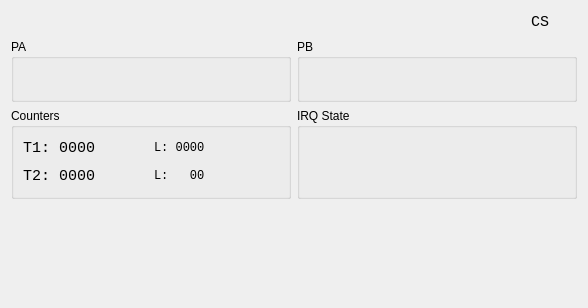
<?xml version="1.0" encoding="UTF-8"?>
<ui version="4.0">
 <class>VIAView</class>
 <widget class="QDialog" name="VIAView">
  <layout class="QVBoxLayout" name="verticalLayout">
   <item>
    <layout class="QHBoxLayout" name="horizontalLayout_4">
     <item>
      <spacer name="horizontalSpacer_2">
       <property name="orientation">
        <enum>Qt::Horizontal</enum>
       </property>
       <property name="sizeHint" stdset="0">
        <size>
         <width>520</width>
         <height>20</height>
        </size>
       </property>
      </spacer>
     </item>
     <item>
      <widget class="QLabel" name="label">
       <property name="font">
        <font>
         <family>Monospace</family>
         <pointsize>11</pointsize>
        </font>
       </property>
       <property name="text">
        <string>CS</string>
       </property>
      </widget>
     </item>
     <item>
      <widget class="BitsView" name="chipSelected" native="true">
       <property name="minimumSize">
        <size>
         <width>22</width>
         <height>22</height>
        </size>
       </property>
      </widget>
     </item>
    </layout>
   </item>
   <item>
    <layout class="QHBoxLayout" name="horizontalLayout">
     <item>
      <widget class="QGroupBox" name="groupBox">
       <property name="title">
        <string>PA</string>
       </property>
       <layout class="QHBoxLayout" name="horizontalLayout_2">
        <item>
         <widget class="RegisterView" name="paView" native="true">
          <property name="minimumSize">
           <size>
            <width>200</width>
            <height>22</height>
           </size>
          </property>
         </widget>
        </item>
       </layout>
      </widget>
     </item>
     <item>
      <widget class="QGroupBox" name="groupBox_2">
       <property name="title">
        <string>PB</string>
       </property>
       <layout class="QHBoxLayout" name="horizontalLayout_3">
        <item>
         <widget class="RegisterView" name="pbView" native="true">
          <property name="minimumSize">
           <size>
            <width>200</width>
            <height>22</height>
           </size>
          </property>
         </widget>
        </item>
       </layout>
      </widget>
     </item>
    </layout>
   </item>
   <item>
    <layout class="QHBoxLayout" name="horizontalLayout_5">
     <item>
      <widget class="QGroupBox" name="groupBox_3">
       <property name="title">
        <string>Counters</string>
       </property>
       <layout class="QVBoxLayout" name="verticalLayout_3">
        <item>
         <layout class="QHBoxLayout" name="horizontalLayout_6">
          <item>
           <widget class="QLabel" name="timer1">
            <property name="font">
             <font>
              <family>Monospace</family>
              <pointsize>11</pointsize>
             </font>
            </property>
            <property name="text">
             <string>T1: 0000</string>
            </property>
           </widget>
          </item>
          <item>
           <widget class="QLabel" name="timer1Latch">
            <property name="font">
             <font>
              <family>Monospace</family>
             </font>
            </property>
            <property name="text">
             <string>L: 0000</string>
            </property>
           </widget>
          </item>
         </layout>
        </item>
        <item>
         <layout class="QHBoxLayout" name="horizontalLayout_7">
          <item>
           <widget class="QLabel" name="timer2">
            <property name="font">
             <font>
              <family>Monospace</family>
              <pointsize>11</pointsize>
             </font>
            </property>
            <property name="text">
             <string>T2: 0000</string>
            </property>
           </widget>
          </item>
          <item>
           <widget class="QLabel" name="timer2Latch">
            <property name="font">
             <font>
              <family>Monospace</family>
             </font>
            </property>
            <property name="text">
             <string>L:   00</string>
            </property>
           </widget>
          </item>
         </layout>
        </item>
       </layout>
      </widget>
     </item>
     <item>
      <widget class="QGroupBox" name="groupBox_4">
       <property name="title">
        <string>IRQ State</string>
       </property>
       <layout class="QVBoxLayout" name="verticalLayout_2">
        <item>
         <widget class="RegisterView" name="ierView" native="true">
          <property name="minimumSize">
           <size>
            <width>200</width>
            <height>22</height>
           </size>
          </property>
         </widget>
        </item>
        <item>
         <widget class="RegisterView" name="ifrView" native="true">
          <property name="minimumSize">
           <size>
            <width>200</width>
            <height>22</height>
           </size>
          </property>
         </widget>
        </item>
       </layout>
      </widget>
     </item>
    </layout>
   </item>
   <item>
    <spacer name="verticalSpacer">
     <property name="orientation">
      <enum>Qt::Vertical</enum>
     </property>
     <property name="sizeHint" stdset="0">
      <size>
       <width>20</width>
       <height>98</height>
      </size>
     </property>
    </spacer>
   </item>
  </layout>
 </widget>
 <customwidgets>
  <customwidget>
   <class>BitsView</class>
   <extends>QWidget</extends>
   <header>views/BitsView.h</header>
   <container>1</container>
  </customwidget>
  <customwidget>
   <class>RegisterView</class>
   <extends>QWidget</extends>
   <header>views/RegisterView.h</header>
   <container>1</container>
  </customwidget>
 </customwidgets>
 <resources/>
 <connections/>
</ui>
